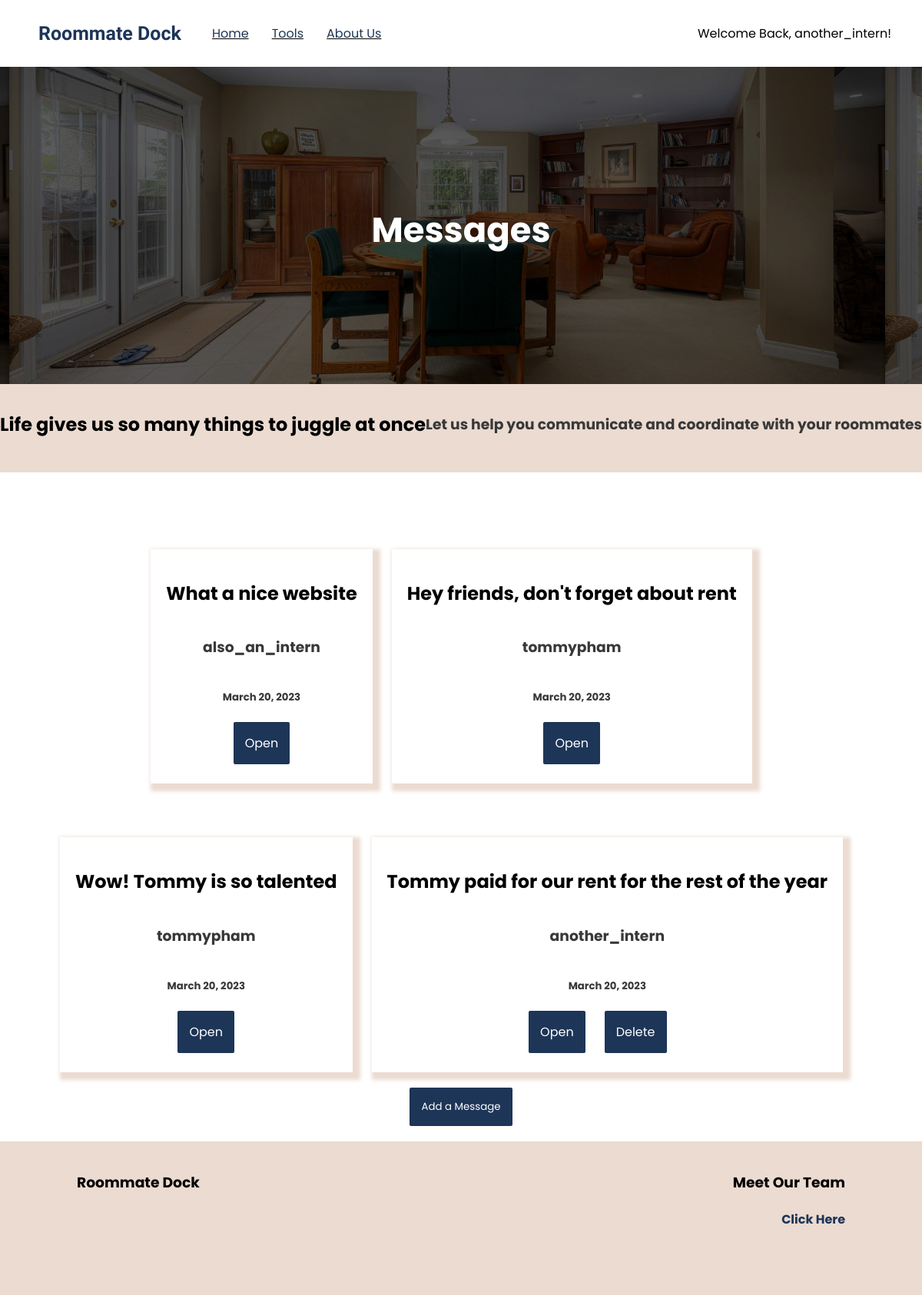
Page /messageboard/index/Tommy's intern office (signed in) on the committed database.
### messageboard/models.py (models this page shows, shortened)
class Message(models.Model):
    sender = models.ForeignKey(User, on_delete=models.CASCADE, null=True, related_name='user_message')
    profile = models.ForeignKey(ProfileAuth, on_delete=models.CASCADE, null=True, related_name='profile_message')
    subject = models.CharField(max_length=64)
    body = models.CharField(max_length=150)
    users_read = models.ManyToManyField(User, null=True, blank=True, related_name='read_message')
    created_date = models.DateField(default=timezone.now())
    class Meta:
        unique_together = ('subject', 'created_date')

### messageboard/views.py (the view)
# urls.py: path('', views.index, name='index'),
@login_required(login_url='users:login')
def index(request, profile_name):
        profile = ProfileAuth.objects.get(name=profile_name)
        all_messages = profile.profile_message.all()
        context = {
            'all_messages': all_messages,
        }
        return render(request, 'messageboard/index.html', {
            'all_messages': all_messages,
            'profile': profile,
        })

### rentsplit/models.py (called while the page is built)
    def __str__(self):
        return f'{self.name}'

### messageboard/templates/messageboard/index.html (shortened to what this page needs)
{% extends 'dock/layout-landing.html' %}
{% block head %}
{% load static %}
{% endblock head %}
{% block body %}
    <div class="content-wrapper app-banner background-image-divider-main center">
        <h1 class='padding-top white-text main-text big-text'>Messages</h1>
    </div>
    <div class="banner next-to-eachother padding-top-small padding-bottom-small">
        <h2 class='main-text'>Life gives us so many things to juggle at once</h2>
        <h3 class='sub-text'>Let us help you communicate and coordinate with your roommates</h3>
    </div>
    <div class="center next-to-eachother flex-wrap reverse">
        {% if all_messages %}
            {% for mes in all_messages %}
                {% if mes.sender == request.user %}
                    <div class=
                    {% if request.user in mes.users_read.all %}
                        "big-card center stack-divs margin-bottom margin-top margin-right padding-bottom-small read"
                    {% else %}
                        "big-card center stack-divs margin-bottom margin-top margin-right padding-bottom-small"
                    {% endif %} style='height:max-content;'>
                        <h2 class='main-text'>{{mes.subject}}</h2>
                        <h3 class='sub-text'>{{mes.sender}}</h3>
                        <h5 class='sub-text'>{{mes.created_date}}</h5>
                        <div class='center next-to-eachother'>
                            <a href="{% url 'messageboard:open-message' profile_name=mes.profile date=mes.created_date sender=mes.sender subject=mes.subject %}" class='main-button margin-right'>Open</a>
                            <a href="{% url 'messageboard:delete-message' profile_name=mes.profile date=mes.created_date sender=mes.sender subject=mes.subject%}" class='main-button margin-right'>Delete</a>
                        </div>
                    </div>
                {% else %}
                <div class=
                {% if request.user in mes.users_read.all %}
                    "center big-card center stack-divs margin-bottom margin-top margin-right padding-bottom-small read"
                {% else %}
                    "center big-card center stack-divs margin-bottom margin-top margin-right padding-bottom-small"
                {% endif %} style='height:max-content;'>
                    <h2 class='main-text'>{{mes.subject}}</h2>
                    <h3 class='sub-text'>{{mes.sender}}</h3>
                    <h5 class='sub-text'>{{mes.created_date}}</h5>
                    <a href="{% url 'messageboard:open-message' profile_name=mes.profile date=mes.created_date sender=mes.sender subject=mes.subject %}" class='main-button'>Open</a>
                </div>
                {% endif %}
            {% endfor %}
        {% else %}
            <div class="big-card center stack-divs margin-bottom margin-top">
                <h2 class='main-text'>Oh no!</h2>
                <h3 class='sub-text'>There aren't any messages yet</h3>
            </div>
        {% endif %}
    </div>
    <div class="center margin-bottom">
        <button class='main-button' id='messageboard-button'>Add a Message</button>
    </div>
{% endblock body %}

### dock/templates/dock/layout-landing.html (shortened to what this page needs)
<!DOCTYPE html>
<html lang="en">
<head>
    {% load static %}
    {% load compress %}
    <link rel="stylesheet" href="{% static 'css/styles.css' %}">
</head>
<body>
    <div class="nav-container">
        <div class="nav-contents">
            <div class="left-in-div">
                <a href="{% url 'index' %}"><h3 class='nav-brand padding-left-med'>Roommate Dock</h3></a>
            </div>
            <div class="nav-options-container">
                <ul class='nav-options'>
                    <li class='nav-option'><a href="{% url 'index' %}">Home</a></li>
                    <div class='tools-menu'>
                        <li class='nav-option hover-dropdown' id='hover-tools-dropdownid'><a href="{% url 'options' %}">Tools</a></li>
                        </div>
                        <li class='nav-option'><a href="http://tommy-pham.netlify.app/">About Us</a></li>
                    </ul>
            </div>
            {% if user.is_authenticated %}
            <div class="right-in-div nav-profile">
                <a href"#" class='hover-dropdown' id='hover-profile-dropdownid'>Welcome Back, {{ request.user }}!</a>
            </div>
                {% endif %}
            </div>
        </div>
    {% block body %}
    {% endblock body %}
    <footer class='footer banner'>
        <div class="padding-footer row">
            <div class="half-div">
                <h3 class='main-text text-align-start'>Roommate Dock</h3>
            </div>
            <div class="half-div">
                <h3 class='main-text text-align-end'>Meet Our Team</h3>
                <h4 class='sub-text text-align-end link'><a href="http://tommy-pham.netlify.app/" target='blank'>Click Here</a></h4>
            </div>
        </div>
    </footer>
</body>
</html>

### static/css/styles.css (style rules this page uses)
body { padding: 0; margin: 0; }
html { padding: 0; margin: 0; }
a:link { color: #1d3557; text-decoration: none; }
.link { transition: 0.3s; cursor: pointer; color: #1d3557; }
.main-text { font-family: Poppins; margin-left: 0; margin-right: 0; }
.big-text { font-size: 45px !important; }
.sub-text { font-family: Poppins; color: rgb(56, 56, 56); }
.white-text { color: white; }
.margin-bottom { margin-bottom: 20px; }
.margin-right { margin-right: 25px; }
.margin-top { margin-top: 50px; }
.main-button { background-color: #1d3557; color: white !important; padding: 15px; font-family: Poppins; width: fit-content; border-radius: 2px; transition: 0.3s; border: none; cursor: pointer; }
.big-card { padding: 20px; box-shadow: 5px 5px 5px 5px rgb(235, 219, 209); width: fit-content; }
.nav-container { height: 57px; display: flex; justify-content: center; width: 100%; position: fixed; top: 0; background-color: white; font-family: Poppins; padding-top: 15px; padding-bottom: 15px; z-index: 1; transition: 0.4s; }
.nav-brand { font-family: "Secular One"; font-size: 25px; margin-top: 0; margin-bottom: 0; color: #1d3557; transition: 0.5s; }
.nav-contents { display: flex; flex-direction: row; align-items: center; width: 100%; }
.nav-options { display: flex; flex-direction: row; list-style: none; }
.nav-option { margin-right: 30px; text-decoration: underline; transition: 0.4s; }
.right-in-div { display: flex; margin-left: auto; margin-right: 40px; }
.nav-profile { display: flex; flex-direction: column; position: relative; }
#hover-profile-dropdownid { transition: 0.4s; z-index: 1; }
.next-to-eachother { display: flex; flex-direction: row; align-items: center; justify-content: space-evenly; }
.tools-menu { position: relative; }
.padding-top { padding-top: 100px; }
.padding-top-small { padding-top: 25px; }
.padding-bottom-small { padding-bottom: 25px; }
.padding-top-small { padding-top: 15px; }
.banner { background-color: rgb(235, 219, 209); }
.row { display: flex; flex-direction: row; }
.padding-footer { padding-top: 20px; padding-left: 100px; padding-right: 100px; }
.text-align-start { text-align: start; }
.text-align-end { text-align: end; }
.footer { height: 200px; }
.flex-wrap { display: flex; flex-wrap: wrap; }
.stack-divs { display: flex; flex-direction: column; }
.padding-left-med { padding-left: 50px; }
.half-div { width: 50%; }
.big-text { margin: 0; }
.background-image-divider-main { background-image: url("../media/rent-divider.jpeg"); height: 500px; background-position: 20% 50%; background-size: 95%; }
.center { display: flex; justify-content: center; align-items: center; }
.reverse { display: flex; flex-direction: row-reverse; }

### rows in the picture
Message: subject "Hey friends, don't forget about rent", sender "tommypham", created_date "March 20, 2023"
Message: subject "What a nice website", sender "also_an_intern", created_date "March 20, 2023"
Message: subject "Tommy paid for our rent for the rest of the year", sender "another_intern", created_date "March 20, 2023"
Message: subject "Wow! Tommy is so talented", sender "tommypham", created_date "March 20, 2023"

### other values in the picture
{{ request.user }} "another_intern"
